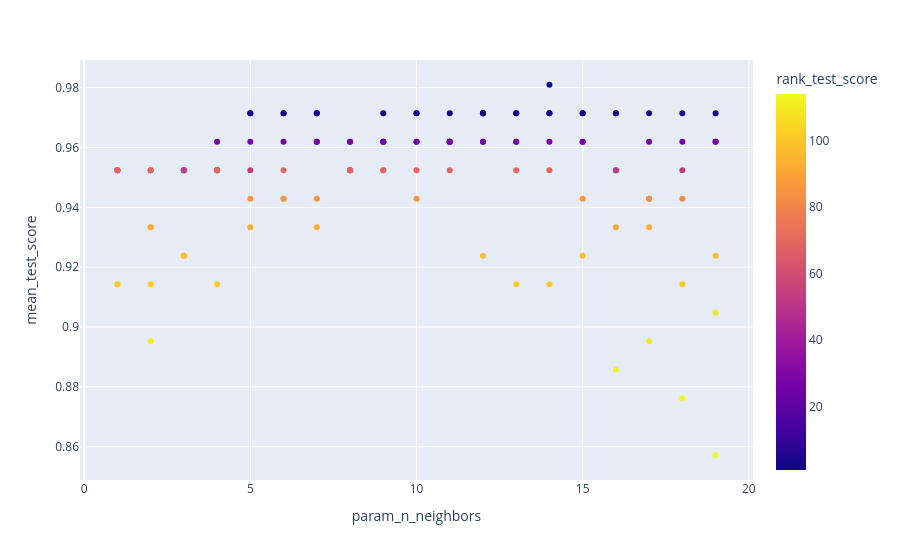

Write notebook code for a chart like this one.
### Code cell
fig = px.scatter(
    cv_results, 
    x='param_n_neighbors',
    y='mean_test_score',
    color='rank_test_score'
)
fig.show()
